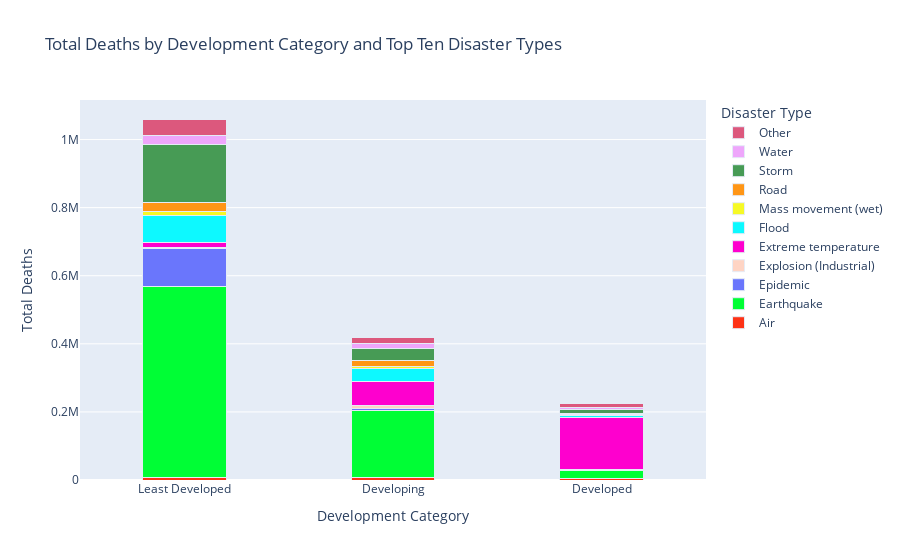

Notebook code cell kept with this figure:
### Code cell
import pandas as pd
import matplotlib.pyplot as plt

# Assuming you have loaded your data into a DataFrame called df_test

# Binning country development score into three categories
df_test['Development_Category'] = pd.cut(df_test['country_devlopment_score'], bins=[0, 20, 35, float('inf')], labels=['Least Developed', 'Developing', 'Developed'])

# Get top ten disaster types
top_disaster_types = df_test['Disaster Type'].value_counts().nlargest(10).index.tolist()

# Grouping data by 'Development_Category' and 'Disaster Type', and summing 'Total Deaths'
grouped_data = df_test[df_test['Disaster Type'].isin(top_disaster_types)].groupby(['Development_Category', 'Disaster Type'])['Total Deaths'].sum().unstack()

# Adding 'Other' category for remaining disaster types
other_disaster_types = list(set(df_test['Disaster Type']) - set(top_disaster_types))
grouped_data['Other'] = df_test[df_test['Disaster Type'].isin(other_disaster_types)].groupby('Development_Category')['Total Deaths'].sum()

import plotly.express as px

# Assuming 'grouped_data' is your DataFrame containing the grouped data

fig = px.bar(grouped_data, barmode='stack', labels={'value': 'Total Deaths', 'index': 'Development_Category'},
             title='Total Deaths by Development Category and Top Ten Disaster Types',
             color_discrete_sequence=px.colors.qualitative.Light24)

fig.update_layout(xaxis_title='Development Category', yaxis_title='Total Deaths', legend_title='Disaster Type')

fig.update_traces(marker=dict(line=dict(width=1)), width=0.4)
fig.update_layout(legend=dict(traceorder='reversed'))

fig.show()

# Define the folder path where you want to save the HTML file
folder_path = "/Users/samharris/Desktop/Capstone/24Spr_-S-Harris-_-disasters-/Sample_Capstone/code/website/"

# Ensure that the folder exists
os.makedirs(folder_path, exist_ok=True)

# Define the file path
file_path = os.path.join(folder_path, 'bar_chart_with_development_category_and_disaster_type.html')

# Save the figure as HTML file
fig.write_html(file_path)

### Figure 1 — Plotly figure (JSON) as saved in the notebook; plotly's stock layout.template omitted (floating-point values rounded to 4 significant figures)
{"data": [{"alignmentgroup": "True", "hovertemplate": "Disaster Type=Air<br>Development_Category=%{x}<br>Total Deaths=%{y}<extra></extra>", "legendgroup": "Air", "marker": {"color": "#FD3216", "line": {"width": 1}, "pattern": {"shape": ""}}, "name": "Air", "offsetgroup": "Air", "orientation": "v", "showlegend": true, "textposition": "auto", "type": "bar", "width": 0.4, "x": ["Least Developed", "Developing", "Developed"], "xaxis": "x", "y": [5932, 7494, 2960], "yaxis": "y"}, {"alignmentgroup": "True", "hovertemplate": "Disaster Type=Earthquake<br>Development_Category=%{x}<br>Total Deaths=%{y}<extra></extra>", "legendgroup": "Earthquake", "marker": {"color": "#00FE35", "line": {"width": 1}, "pattern": {"shape": ""}}, "name": "Earthquake", "offsetgroup": "Earthquake", "orientation": "v", "showlegend": true, "textposition": "auto", "type": "bar", "width": 0.4, "x": ["Least Developed", "Developing", "Developed"], "xaxis": "x", "y": [563240, 196976, 24652], "yaxis": "y"}, {"alignmentgroup": "True", "hovertemplate": "Disaster Type=Epidemic<br>Development_Category=%{x}<br>Total Deaths=%{y}<extra></extra>", "legendgroup": "Epidemic", "marker": {"color": "#6A76FC", "line": {"width": 1}, "pattern": {"shape": ""}}, "name": "Epidemic", "offsetgroup": "Epidemic", "orientation": "v", "showlegend": true, "textposition": "auto", "type": "bar", "width": 0.4, "x": ["Least Developed", "Developing", "Developed"], "xaxis": "x", "y": [110846, 6285, 536], "yaxis": "y"}, {"alignmentgroup": "True", "hovertemplate": "Disaster Type=Explosion (Industrial)<br>Development_Category=%{x}<br>Total Deaths=%{y}<extra></extra>", "legendgroup": "Explosion (Industrial)", "marker": {"color": "#FED4C4", "line": {"width": 1}, "pattern": {"shape": ""}}, "name": "Explosion (Industrial)", "offsetgroup": "Explosion (Industrial)", "orientation": "v", "showlegend": true, "textposition": "auto", "type": "bar", "width": 0.4, "x": ["Least Developed", "Developing", "Developed"], "xaxis": "x", "y": [2515, 9256, 2096], "yaxis": "y"}, {"alignmentgroup": "True", "hovertemplate": "Disaster Type=Extreme temperature<br>Development_Category=%{x}<br>Total Deaths=%{y}<extra></extra>", "legendgroup": "Extreme temperature", "marker": {"color": "#FE00CE", "line": {"width": 1}, "pattern": {"shape": ""}}, "name": "Extreme temperature", "offsetgroup": "Extreme temperature", "orientation": "v", "showlegend": true, "textposition": "auto", "type": "bar", "width": 0.4, "x": ["Least Developed", "Developing", "Developed"], "xaxis": "x", "y": [14876, 68779, 151921], "yaxis": "y"}, {"alignmentgroup": "True", "hovertemplate": "Disaster Type=Flood<br>Development_Category=%{x}<br>Total Deaths=%{y}<extra></extra>", "legendgroup": "Flood", "marker": {"color": "#0DF9FF", "line": {"width": 1}, "pattern": {"shape": ""}}, "name": "Flood", "offsetgroup": "Flood", "orientation": "v", "showlegend": true, "textposition": "auto", "type": "bar", "width": 0.4, "x": ["Least Developed", "Developing", "Developed"], "xaxis": "x", "y": [80564, 37744, 8496], "yaxis": "y"}, {"alignmentgroup": "True", "hovertemplate": "Disaster Type=Mass movement (wet)<br>Development_Category=%{x}<br>Total Deaths=%{y}<extra></extra>", "legendgroup": "Mass movement (wet)", "marker": {"color": "#F6F926", "line": {"width": 1}, "pattern": {"shape": ""}}, "name": "Mass movement (wet)", "offsetgroup": "Mass movement (wet)", "orientation": "v", "showlegend": true, "textposition": "auto", "type": "bar", "width": 0.4, "x": ["Least Developed", "Developing", "Developed"], "xaxis": "x", "y": [10908, 7604, 1105], "yaxis": "y"}, {"alignmentgroup": "True", "hovertemplate": "Disaster Type=Road<br>Development_Category=%{x}<br>Total Deaths=%{y}<extra></extra>", "legendgroup": "Road", "marker": {"color": "#FF9616", "line": {"width": 1}, "pattern": {"shape": ""}}, "name": "Road", "offsetgroup": "Road", "orientation": "v", "showlegend": true, "textposition": "auto", "type": "bar", "width": 0.4, "x": ["Least Developed", "Developing", "Developed"], "xaxis": "x", "y": [26500, 15802, 3124], "yaxis": "y"}, {"alignmentgroup": "True", "hovertemplate": "Disaster Type=Storm<br>Development_Category=%{x}<br>Total Deaths=%{y}<extra></extra>", "legendgroup": "Storm", "marker": {"color": "#479B55", "line": {"width": 1}, "pattern": {"shape": ""}}, "name": "Storm", "offsetgroup": "Storm", "orientation": "v", "showlegend": true, "textposition": "auto", "type": "bar", "width": 0.4, "x": ["Least Developed", "Developing", "Developed"], "xaxis": "x", "y": [169437, 36508, 11430], "yaxis": "y"}, {"alignmentgroup": "True", "hovertemplate": "Disaster Type=Water<br>Development_Category=%{x}<br>Total Deaths=%{y}<extra></extra>", "legendgroup": "Water", "marker": {"color": "#EEA6FB", "line": {"width": 1}, "pattern": {"shape": ""}}, "name": "Water", "offsetgroup": "Water", "orientation": "v", "showlegend": true, "textposition": "auto", "type": "bar", "width": 0.4, "x": ["Least Developed", "Developing", "Developed"], "xaxis": "x", "y": [28169, 14198, 7004], "yaxis": "y"}, {"alignmentgroup": "True", "hovertemplate": "Disaster Type=Other<br>Development_Category=%{x}<br>Total Deaths=%{y}<extra></extra>", "legendgroup": "Other", "marker": {"color": "#DC587D", "line": {"width": 1}, "pattern": {"shape": ""}}, "name": "Other", "offsetgroup": "Other", "orientation": "v", "showlegend": true, "textposition": "auto", "type": "bar", "width": 0.4, "x": ["Least Developed", "Developing", "Developed"], "xaxis": "x", "y": [47379, 18492, 10318], "yaxis": "y"}], "layout": {"barmode": "stack", "legend": {"title": {"text": "Disaster Type"}, "tracegroupgap": 0, "traceorder": "reversed"}, "title": {"text": "Total Deaths by Development Category and Top Ten Disaster Types"}, "xaxis": {"anchor": "y", "domain": [0, 1], "title": {"text": "Development Category"}}, "yaxis": {"anchor": "x", "domain": [0, 1], "title": {"text": "Total Deaths"}}}}
